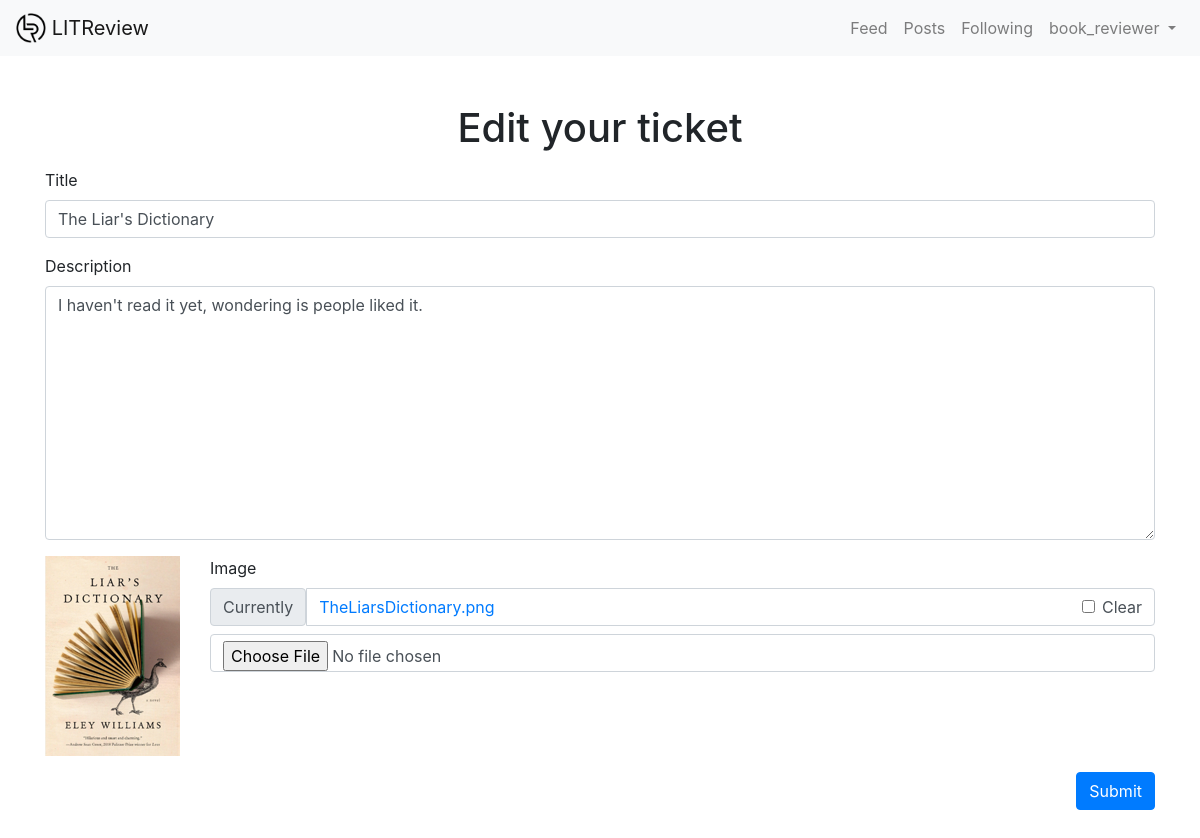
/tickets/8/edit_ticket/ (signed in), run on an earlier commit of the app's database.
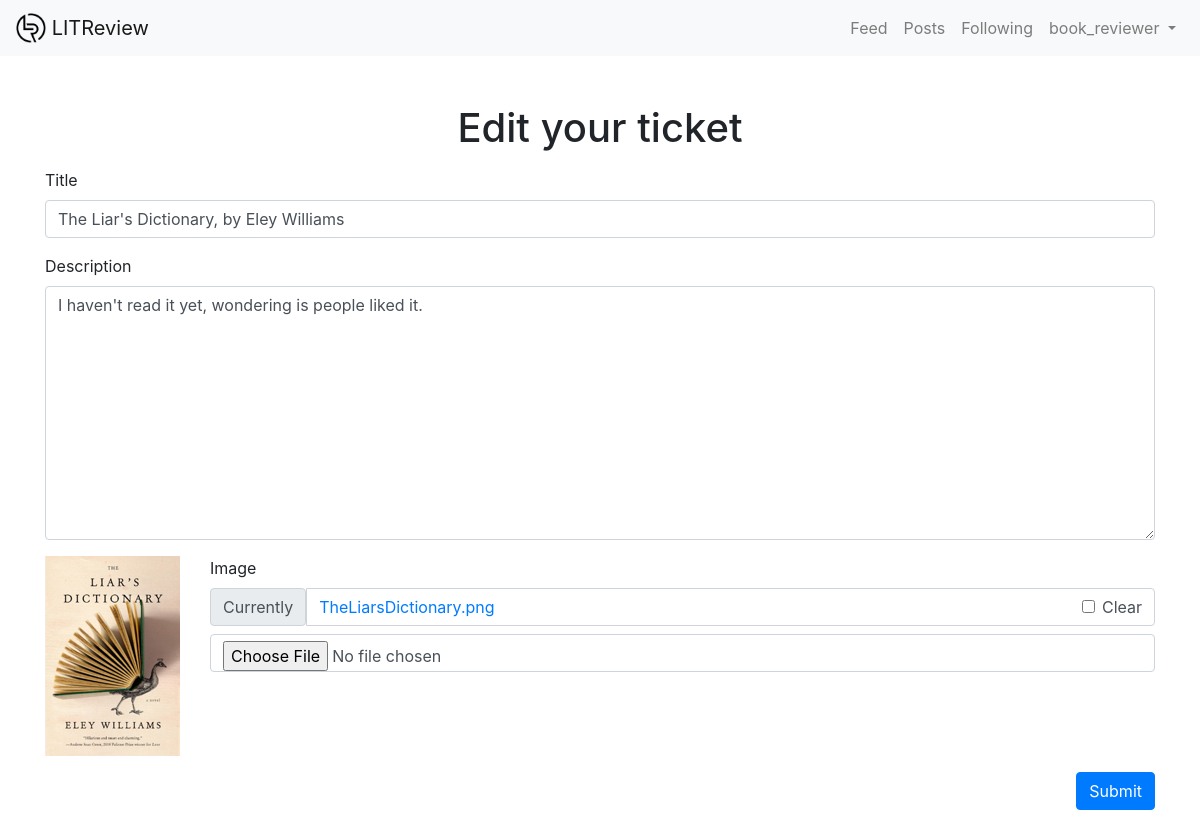
And on a later commit of the database.
### reviews/models.py (models this page shows, shortened)
class Ticket(models.Model):
    IMAGE_MAX_SIZE = (700, 200)
    title = models.CharField(max_length=128)
    description = models.TextField(max_length=2048, blank=True)
    user = models.ForeignKey(to=settings.AUTH_USER_MODEL,
                             on_delete=models.CASCADE)
    image = models.ImageField(null=True, blank=True)
    time_created = models.DateTimeField(auto_now_add=True)

### reviews/views.py (the view)
# urls.py: path('tickets/<int:ticket_id>/edit_ticket/',
@login_required
def edit_ticket(request, ticket_id):
    ticket = get_object_or_404(models.Ticket, id=ticket_id)
    if request.user != ticket.user:
        messages.error(request,
                       "You don't have permission to edit this ticket.")
        return redirect('posts')
    form = forms.TicketForm(instance=ticket)
    if request.method == 'POST':
        form = forms.TicketForm(request.POST, request.FILES,
                                instance=ticket)
        if form.is_valid():
            form.save()
            return redirect('posts')
    return render(request,
                  'reviews/edit_ticket.html',
                  context={'ticket': ticket,
                           'form': form})

### reviews/forms.py
class TicketForm(forms.ModelForm):
    def __init__(self, *args, **kwargs):
        super().__init__(*args, **kwargs)
        self.helper = FormHelper()
        self.helper.form_tag = False
        self.helper.disable_csrf = True
        self.helper.layout = Layout(
            Field('title'),
            Field('description'),
            Div(
                HTML("""{% if ticket.image %}<img class="col-auto"
                     src="{{ ticket.image.url }}">{% endif %}"""),
                Field('image', wrapper_class='col'),
                css_class='row mb-3'
            )
        )
    class Meta:
        model = models.Ticket
        fields = ['title', 'description', 'image']

### reviews/templates/reviews/edit_ticket.html (shortened to what this page needs)
{% extends 'base.html' %}
{% load crispy_forms_tags %}
{% block content %}
<h1 class="text-center mt-5 mb-3">Edit your ticket</h1>
<form method="post" enctype="multipart/form-data">
    {% crispy form %}
    <input class="btn btn-primary float-right mb-5" type="submit" value="Submit">
</form>
{% endblock %}

What changed in the data, as far as the page shows it:
changed Ticket "I haven't read it yet, wondering is people liked it.": title "The Liar's Dictionary" → "The Liar's Dictionary, by Eley Williams"
